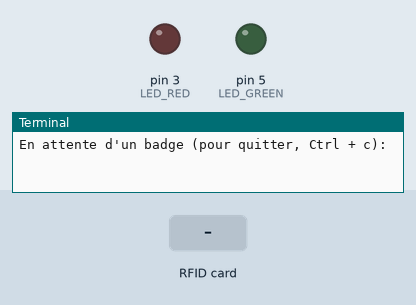
The program below on a simulated Raspberry Pi (header pin numbers). On the bench: output pins drawn as LEDs (lit = HIGH), the last lines printed to the terminal. The inputs (shaded band) are chosen by the test bench.

Above: at 1.2 s.
1.3 s: RFID card 49 73 0E E9 held to the reader
At 1.6 s:
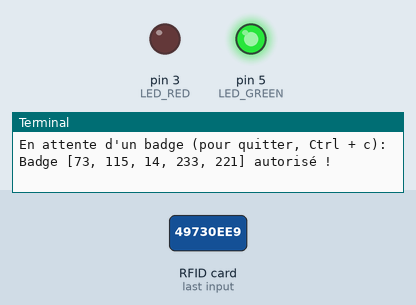
3.8 s: RFID card 5E 7A 19 C4 held to the reader
At 5.2 s:
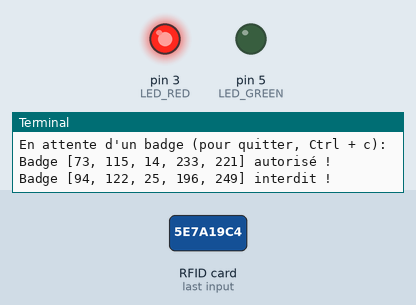
Timing chart, 0 to 6.9 s (numbered marks = the images above; inputs shaded):
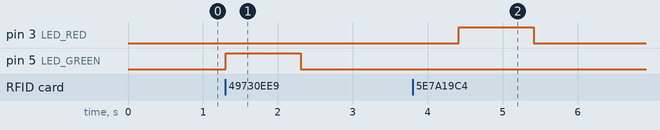

Measured:
- after the input at 1.3 s, pin 5 (LED_GREEN): LOW → HIGH at once, → LOW 1.0 s later
- after the input at 3.8 s, pin 3 (LED_RED): LOW → HIGH after 0.61 s, → LOW 1.0 s later

The program:

ZigZeugRFID_Raspberry.py
```python
#BismiLLAH
#AET A.Mbaye018
#!/usr/bin/env python3
#-- coding: utf-8 --

import RPi.GPIO as GPIO #Importe la bibliothèque pour contrôler les GPIOs
from pirc522 import RFID
import time


GPIO.setmode(GPIO.BOARD) #Définit le mode de numérotation (Board)
GPIO.setwarnings(False) #On désactive les messages d'alerte

LED_RED = 3 #Définit le numéro du port GPIO qui alimente la led rouge
LED_GREEN = 5 #Définit le numéro du port GPIO qui alimente la led verte
RFID_UID = [73, 115, 14, 233, 221] #Définit l'UID du badge RFID

#Active le contrôle du GPIO
GPIO.setup(LED_RED, GPIO.OUT)
GPIO.setup(LED_GREEN, GPIO.OUT)

#On éteint initialement les 2 leds
GPIO.output(LED_GREEN, GPIO.LOW)
GPIO.output(LED_RED, GPIO.LOW)


rc522 = RFID() #On instancie la librairie

print('En attente d\'un badge (pour quitter, Ctrl + c): ') #On affiche un message demandant à l'utilisateur de passer son badge


try:
  #On va faire une boucle infinie pour lire en boucle
  while True :
      rc522.wait_for_tag() #On attend qu'une puce RFID passe à portée
      (error, tag_type) = rc522.request() #Quand une puce a été lue, on récupère ses infos

      if not error : #Si on a pas d'erreur
          (error, uid) = rc522.anticoll() #On nettoie les possibles collisions, ça arrive si plusieurs cartes passent en même temps

          if not error : #Si on a réussi à nettoyer
              if RFID_UID == uid :
                  print('Badge {} autorisé !'.format(uid))
                  GPIO.output(LED_GREEN, GPIO.HIGH)
                  time.sleep(1)
                  GPIO.output(LED_GREEN, GPIO.LOW)
                  time.sleep(1)
              else :
                  print('Badge {} interdit !'.format(uid))
                  GPIO.output(LED_RED, GPIO.HIGH)
                  time.sleep(1)
                  GPIO.output(LED_RED, GPIO.LOW)
                  time.sleep(1)

              time.sleep(1) #On attend 1 seconde pour ne pas lire le tag des centaines de fois en quelques milli-secondes
except:
    GPIO.cleanup()  # extinction de la led à l'arrêt du programme


                                                                                                                        #AlhamdouliLLAH
                                                                                                                        #ZigZeug 1er du nom
                                                                                                                        #Jobs Jr
```
